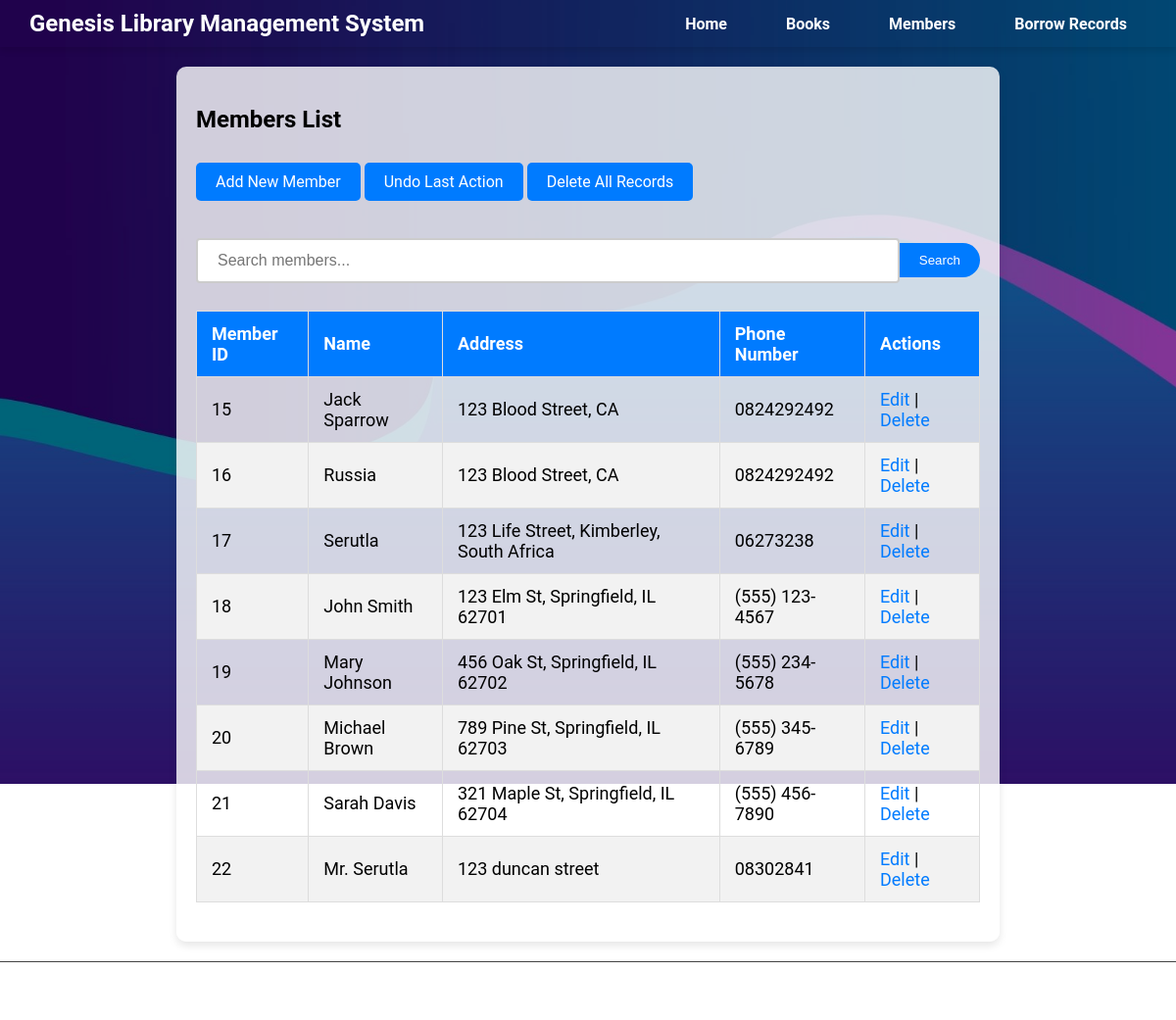
The page /members/ on the database its author committed.
### library/models.py (models this page shows, shortened)
class Member(models.Model):
    member_id = models.AutoField(primary_key=True)
    name = models.CharField(max_length=100)
    address = models.CharField(max_length=255)
    phone_number = models.CharField(max_length=15)

### library/views.py (the view)
# urls.py: path('members/', views.members_list, name='members_list'),
def members_list(request):
    query = request.GET.get('search')
    if query:
        members = Member.objects.filter(
            Q(name__icontains=query) |
            Q(address__icontains=query) |
            Q(phone_number__icontains=query)
        )
    else:
        members = Member.objects.all()
    return render(request, 'library/members_list.html', {'members': members})

### library/templates/library/members_list.html (shortened to what this page needs)
{% extends 'library/base.html' %}
{% block content %}
<h2>Members List</h2>
<a href="{% url 'add_member' %}" class="btn">Add New Member</a>
<a href="{% url 'undo_last_member_action' %}" class="btn">Undo Last Action</a>
<a href="{% url 'delete_all_members' %}" class="btn">Delete All Records</a>
<form method="GET" action="{% url 'members_list' %}" class="search-form">
    <input type="text" name="search" placeholder="Search members..." class="search-input">
    <button type="submit" class="search-btn">Search</button>
</form>
<table class="modern-table">
    <thead>
        <tr>
            <th>Member ID</th>
            <th>Name</th>
            <th>Address</th>
            <th>Phone Number</th>
            <th>Actions</th>
        </tr>
    </thead>
    <tbody>
        {% for member in members %}
            <tr>
                <td>{{ member.member_id }}</td>
                <td>{{ member.name }}</td>
                <td>{{ member.address }}</td>
                <td>{{ member.phone_number }}</td>
                <td>
                    <a href="{% url 'update_member' member.member_id %}">Edit</a> |
                    <a href="{% url 'delete_member' member.member_id %}">Delete</a>
                </td>
            </tr>
        {% empty %}
            <tr>
                <td colspan="5">No members available.</td>
            </tr>
        {% endfor %}
    </tbody>
</table>
{% endblock %}

### library/templates/library/base.html (shortened to what this page needs)
{% load static %}
<!DOCTYPE html>
<html lang="en">
<head>
</head>
<body>
    <img src="{% static 'images/background.jpg' %}" alt="Background Image" class="background-image">
    <nav>
        <div class="brand">Genesis Library Management System</div>
        <ul>
            <li><a href="{% url 'admin_dashboard' %}">Home</a></li>
            <li><a href="{% url 'book_list' %}">Books</a></li>
            <li><a href="{% url 'members_list' %}">Members</a></li>
            <li><a href="{% url 'borrow_records_list' %}">Borrow Records</a></li>
        </ul>
    </nav>
    <div class="container">
        {% block content %}{% endblock %}
    </div>
    <footer>
        <p>&copy; <span>Genesis Library Management System</span> 2024</p>
    </footer>
</body>
</html>

### rows shown on the page
Member: member_id "15", name "Jack Sparrow", address "123 Blood Street, CA", phone_number "0824292492"
Member: member_id "16", name "Russia", address "123 Blood Street, CA", phone_number "0824292492"
Member: member_id "17", name "Serutla", address "123 Life Street, Kimberley, South Africa", phone_number "06273238"
Member: member_id "18", name "John Smith", address "123 Elm St, Springfield, IL 62701", phone_number "(555) 123-4567"
Member: member_id "19", name "Mary Johnson", address "456 Oak St, Springfield, IL 62702", phone_number "(555) 234-5678"
Member: member_id "20", name "Michael Brown", address "789 Pine St, Springfield, IL 62703", phone_number "(555) 345-6789"
Member: member_id "21", name "Sarah Davis", address "321 Maple St, Springfield, IL 62704", phone_number "(555) 456-7890"
Member: member_id "22", name "Mr. Serutla", address "123 duncan street", phone_number "08302841"
